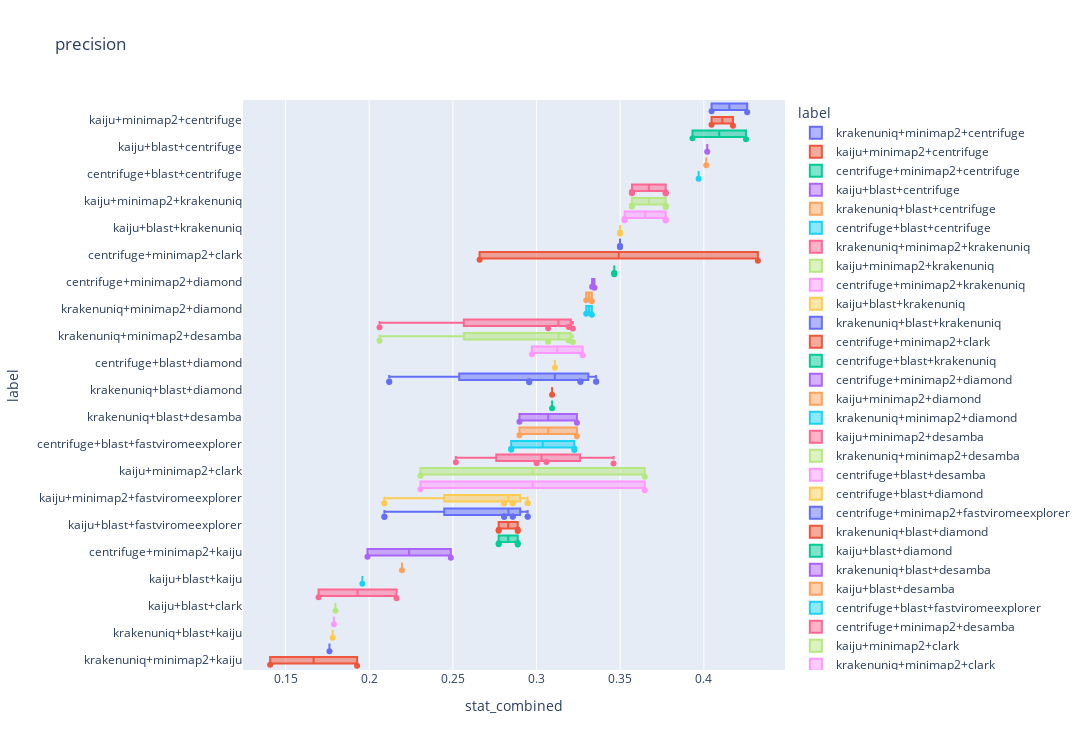

The cell this chart's notebook holds for it:
### Code cell
### boxplot analysis.

stats= ["precision", "ahelp", "coverage"]
stats= ["coverage" , "ref_proportion", "depth"]
stats= ["coverage", "precision"]
stats= ["rhelp", "precision"]
stats= ["precision", ]

##### selecting nodes by software
leaf_paths= pipe_tree.get_leaf_paths()
leaf_paths_index= {
    l: pipe_tree.node_index.loc[g] for l,g in leaf_paths.items()
}


stats_df= pipe_tree_df_pca.copy()


select_modules_dict= {
    #CS.PIPELINE_NAME_contig_classification: ["blast", "minimap2"],
    CS.PIPELINE_NAME_viral_enrichment: ["kaiju", "centrifuge", "krakenuniq"],
}

#select_modules_dict= {
#    CS.PIPELINE_NAME_contig_classification: ["blast", "minimap2"],
#}

select_modules_dict= {
    CS.PIPELINE_NAME_viral_enrichment: ["kaiju", "centrifuge", "krakenuniq"],
    CS.PIPELINE_NAME_contig_classification: ["blast", "minimap2"],
    CS.PIPELINE_NAME_read_classification: ["kaiju", "centrifuge", "krakenuniq", "diamond", "desamba", "clark", "fastviromeexplorer"],
}

def check_node_selected(row, select_modules_dict):
    all_found= 0
    node= row.name
    node_df= leaf_paths_index.get(node)
    final_name= []
    for m, soft_list in select_modules_dict.items():
        for s in soft_list:
            node= (m, s, "module")
            if node in list(node_df.node.values):
                final_name.append(s)
    
    if len(final_name):
        return "+".join(final_name)
    else:
        return None            


stats_df["label"]= stats_df.apply(lambda x: check_node_selected(x, select_modules_dict), axis=1)
stats_df= stats_df[stats_df["label"].notnull()]

#### plot boxplot
stats_df["stat_combined"]= stats_df[stats].prod(axis= 1)

plot_df_group_stats= stats_df[["stat_combined", "label"]].copy()
plot_df_group_stats= plot_df_group_stats.groupby("label").median().sort_values("stat_combined", ascending=False)
stats_df["median"]= stats_df["label"].map(plot_df_group_stats["stat_combined"].to_dict())
stats_df= stats_df.sort_values("median", ascending=False)

fig = px.box(stats_df, y="label", x="stat_combined", points="all", 
                color="label",    
                title = " * ".join(stats),            
             )

# y axis label


fig.update_layout(
    autosize=False,
    width=1200,
    height=750,)
fig.show()


### sns plot

fig = plt.figure(figsize=(10, 10))

fig= sns.boxplot(data=stats_df, y="label", x="stat_combined", palette="Set3")
fig.set_title(f"tech: {technology} stat:" + " * ".join(stats))

# x label 
xlbal= '+'.join(select_modules_dict.keys())
                
fig.set_xlabel(f"modules: {xlbal}")

plt.show(fig)

### Figure 1 — Plotly figure (JSON) as saved in the notebook; plotly's stock layout.template omitted (floating-point values rounded to 4 significant figures)
{"data": [{"alignmentgroup": "True", "boxpoints": "all", "hovertemplate": "label=%{y}<br>stat_combined=%{x}<extra></extra>", "legendgroup": "krakenuniq+minimap2+centrifuge", "marker": {"color": "#636efa"}, "name": "krakenuniq+minimap2+centrifuge", "notched": false, "offsetgroup": "krakenuniq+minimap2+centrifuge", "orientation": "h", "showlegend": true, "type": "box", "x": [0.4259, 0.4046], "x0": " ", "xaxis": "x", "y": ["krakenuniq+minimap2+centrifuge", "krakenuniq+minimap2+centrifuge"], "y0": " ", "yaxis": "y"}, {"alignmentgroup": "True", "boxpoints": "all", "hovertemplate": "label=%{y}<br>stat_combined=%{x}<extra></extra>", "legendgroup": "kaiju+minimap2+centrifuge", "marker": {"color": "#EF553B"}, "name": "kaiju+minimap2+centrifuge", "notched": false, "offsetgroup": "kaiju+minimap2+centrifuge", "orientation": "h", "showlegend": true, "type": "box", "x": [0.4046, 0.4174], "x0": " ", "xaxis": "x", "y": ["kaiju+minimap2+centrifuge", "kaiju+minimap2+centrifuge"], "y0": " ", "yaxis": "y"}, {"alignmentgroup": "True", "boxpoints": "all", "hovertemplate": "label=%{y}<br>stat_combined=%{x}<extra></extra>", "legendgroup": "centrifuge+minimap2+centrifuge", "marker": {"color": "#00cc96"}, "name": "centrifuge+minimap2+centrifuge", "notched": false, "offsetgroup": "centrifuge+minimap2+centrifuge", "orientation": "h", "showlegend": true, "type": "box", "x": [0.3932, 0.4252], "x0": " ", "xaxis": "x", "y": ["centrifuge+minimap2+centrifuge", "centrifuge+minimap2+centrifuge"], "y0": " ", "yaxis": "y"}, {"alignmentgroup": "True", "boxpoints": "all", "hovertemplate": "label=%{y}<br>stat_combined=%{x}<extra></extra>", "legendgroup": "kaiju+blast+centrifuge", "marker": {"color": "#ab63fa"}, "name": "kaiju+blast+centrifuge", "notched": false, "offsetgroup": "kaiju+blast+centrifuge", "orientation": "h", "showlegend": true, "type": "box", "x": [0.402], "x0": " ", "xaxis": "x", "y": ["kaiju+blast+centrifuge"], "y0": " ", "yaxis": "y"}, {"alignmentgroup": "True", "boxpoints": "all", "hovertemplate": "label=%{y}<br>stat_combined=%{x}<extra></extra>", "legendgroup": "krakenuniq+blast+centrifuge", "marker": {"color": "#FFA15A"}, "name": "krakenuniq+blast+centrifuge", "notched": false, "offsetgroup": "krakenuniq+blast+centrifuge", "orientation": "h", "showlegend": true, "type": "box", "x": [0.4014], "x0": " ", "xaxis": "x", "y": ["krakenuniq+blast+centrifuge"], "y0": " ", "yaxis": "y"}, {"alignmentgroup": "True", "boxpoints": "all", "hovertemplate": "label=%{y}<br>stat_combined=%{x}<extra></extra>", "legendgroup": "centrifuge+blast+centrifuge", "marker": {"color": "#19d3f3"}, "name": "centrifuge+blast+centrifuge", "notched": false, "offsetgroup": "centrifuge+blast+centrifuge", "orientation": "h", "showlegend": true, "type": "box", "x": [0.3969], "x0": " ", "xaxis": "x", "y": ["centrifuge+blast+centrifuge"], "y0": " ", "yaxis": "y"}, {"alignmentgroup": "True", "boxpoints": "all", "hovertemplate": "label=%{y}<br>stat_combined=%{x}<extra></extra>", "legendgroup": "krakenuniq+minimap2+krakenuniq", "marker": {"color": "#FF6692"}, "name": "krakenuniq+minimap2+krakenuniq", "notched": false, "offsetgroup": "krakenuniq+minimap2+krakenuniq", "orientation": "h", "showlegend": true, "type": "box", "x": [0.3772, 0.357, 0.357, 0.3772, 0.357, 0.3772], "x0": " ", "xaxis": "x", "y": ["krakenuniq+minimap2+krakenuniq", "krakenuniq+minimap2+krakenuniq", "krakenuniq+minimap2+krakenuniq", "krakenuniq+minimap2+krakenuniq", "krakenuniq+minimap2+krakenuniq", "krakenuniq+minimap2+krakenuniq"], "y0": " ", "yaxis": "y"}, {"alignmentgroup": "True", "boxpoints": "all", "hovertemplate": "label=%{y}<br>stat_combined=%{x}<extra></extra>", "legendgroup": "kaiju+minimap2+krakenuniq", "marker": {"color": "#B6E880"}, "name": "kaiju+minimap2+krakenuniq", "notched": false, "offsetgroup": "kaiju+minimap2+krakenuniq", "orientation": "h", "showlegend": true, "type": "box", "x": [0.3772, 0.357, 0.357, 0.357, 0.3772, 0.3772], "x0": " ", "xaxis": "x", "y": ["kaiju+minimap2+krakenuniq", "kaiju+minimap2+krakenuniq", "kaiju+minimap2+krakenuniq", "kaiju+minimap2+krakenuniq", "kaiju+minimap2+krakenuniq", "kaiju+minimap2+krakenuniq"], "y0": " ", "yaxis": "y"}, {"alignmentgroup": "True", "boxpoints": "all", "hovertemplate": "label=%{y}<br>stat_combined=%{x}<extra></extra>", "legendgroup": "centrifuge+minimap2+krakenuniq", "marker": {"color": "#FF97FF"}, "name": "centrifuge+minimap2+krakenuniq", "notched": false, "offsetgroup": "centrifuge+minimap2+krakenuniq", "orientation": "h", "showlegend": true, "type": "box", "x": [0.3772, 0.3772, 0.3772, 0.3527, 0.3527, 0.3527], "x0": " ", "xaxis": "x", "y": ["centrifuge+minimap2+krakenuniq", "centrifuge+minimap2+krakenuniq", "centrifuge+minimap2+krakenuniq", "centrifuge+minimap2+krakenuniq", "centrifuge+minimap2+krakenuniq", "centrifuge+minimap2+krakenuniq"], "y0": " ", "yaxis": "y"}, {"alignmentgroup": "True", "boxpoints": "all", "hovertemplate": "label=%{y}<br>stat_combined=%{x}<extra></extra>", "legendgroup": "kaiju+blast+krakenuniq", "marker": {"color": "#FECB52"}, "name": "kaiju+blast+krakenuniq", "notched": false, "offsetgroup": "kaiju+blast+krakenuniq", "orientation": "h", "showlegend": true, "type": "box", "x": [0.3499, 0.3499, 0.3499], "x0": " ", "xaxis": "x", "y": ["kaiju+blast+krakenuniq", "kaiju+blast+krakenuniq", "kaiju+blast+krakenuniq"], "y0": " ", "yaxis": "y"}, {"alignmentgroup": "True", "boxpoints": "all", "hovertemplate": "label=%{y}<br>stat_combined=%{x}<extra></extra>", "legendgroup": "krakenuniq+blast+krakenuniq", "marker": {"color": "#636efa"}, "name": "krakenuniq+blast+krakenuniq", "notched": false, "offsetgroup": "krakenuniq+blast+krakenuniq", "orientation": "h", "showlegend": true, "type": "box", "x": [0.3499, 0.3499, 0.3499], "x0": " ", "xaxis": "x", "y": ["krakenuniq+blast+krakenuniq", "krakenuniq+blast+krakenuniq", "krakenuniq+blast+krakenuniq"], "y0": " ", "yaxis": "y"}, {"alignmentgroup": "True", "boxpoints": "all", "hovertemplate": "label=%{y}<br>stat_combined=%{x}<extra></extra>", "legendgroup": "centrifuge+minimap2+clark", "marker": {"color": "#EF553B"}, "name": "centrifuge+minimap2+clark", "notched": false, "offsetgroup": "centrifuge+minimap2+clark", "orientation": "h", "showlegend": true, "type": "box", "x": [0.4323, 0.266], "x0": " ", "xaxis": "x", "y": ["centrifuge+minimap2+clark", "centrifuge+minimap2+clark"], "y0": " ", "yaxis": "y"}, {"alignmentgroup": "True", "boxpoints": "all", "hovertemplate": "label=%{y}<br>stat_combined=%{x}<extra></extra>", "legendgroup": "centrifuge+blast+krakenuniq", "marker": {"color": "#00cc96"}, "name": "centrifuge+blast+krakenuniq", "notched": false, "offsetgroup": "centrifuge+blast+krakenuniq", "orientation": "h", "showlegend": true, "type": "box", "x": [0.3464, 0.3464, 0.3464], "x0": " ", "xaxis": "x", "y": ["centrifuge+blast+krakenuniq", "centrifuge+blast+krakenuniq", "centrifuge+blast+krakenuniq"], "y0": " ", "yaxis": "y"}, {"alignmentgroup": "True", "boxpoints": "all", "hovertemplate": "label=%{y}<br>stat_combined=%{x}<extra></extra>", "legendgroup": "centrifuge+minimap2+diamond", "marker": {"color": "#ab63fa"}, "name": "centrifuge+minimap2+diamond", "notched": false, "offsetgroup": "centrifuge+minimap2+diamond", "orientation": "h", "showlegend": true, "type": "box", "x": [0.3332, 0.3346], "x0": " ", "xaxis": "x", "y": ["centrifuge+minimap2+diamond", "centrifuge+minimap2+diamond"], "y0": " ", "yaxis": "y"}, {"alignmentgroup": "True", "boxpoints": "all", "hovertemplate": "label=%{y}<br>stat_combined=%{x}<extra></extra>", "legendgroup": "kaiju+minimap2+diamond", "marker": {"color": "#FFA15A"}, "name": "kaiju+minimap2+diamond", "notched": false, "offsetgroup": "kaiju+minimap2+diamond", "orientation": "h", "showlegend": true, "type": "box", "x": [0.3331, 0.3297], "x0": " ", "xaxis": "x", "y": ["kaiju+minimap2+diamond", "kaiju+minimap2+diamond"], "y0": " ", "yaxis": "y"}, {"alignmentgroup": "True", "boxpoints": "all", "hovertemplate": "label=%{y}<br>stat_combined=%{x}<extra></extra>", "legendgroup": "krakenuniq+minimap2+diamond", "marker": {"color": "#19d3f3"}, "name": "krakenuniq+minimap2+diamond", "notched": false, "offsetgroup": "krakenuniq+minimap2+diamond", "orientation": "h", "showlegend": true, "type": "box", "x": [0.3331, 0.3297], "x0": " ", "xaxis": "x", "y": ["krakenuniq+minimap2+diamond", "krakenuniq+minimap2+diamond"], "y0": " ", "yaxis": "y"}, {"alignmentgroup": "True", "boxpoints": "all", "hovertemplate": "label=%{y}<br>stat_combined=%{x}<extra></extra>", "legendgroup": "kaiju+minimap2+desamba", "marker": {"color": "#FF6692"}, "name": "kaiju+minimap2+desamba", "notched": false, "offsetgroup": "kaiju+minimap2+desamba", "orientation": "h", "showlegend": true, "type": "box", "x": [0.3192, 0.307, 0.3217, 0.2062], "x0": " ", "xaxis": "x", "y": ["kaiju+minimap2+desamba", "kaiju+minimap2+desamba", "kaiju+minimap2+desamba", "kaiju+minimap2+desamba"], "y0": " ", "yaxis": "y"}, {"alignmentgroup": "True", "boxpoints": "all", "hovertemplate": "label=%{y}<br>stat_combined=%{x}<extra></extra>", "legendgroup": "krakenuniq+minimap2+desamba", "marker": {"color": "#B6E880"}, "name": "krakenuniq+minimap2+desamba", "notched": false, "offsetgroup": "krakenuniq+minimap2+desamba", "orientation": "h", "showlegend": true, "type": "box", "x": [0.2062, 0.3192, 0.307, 0.3217], "x0": " ", "xaxis": "x", "y": ["krakenuniq+minimap2+desamba", "krakenuniq+minimap2+desamba", "krakenuniq+minimap2+desamba", "krakenuniq+minimap2+desamba"], "y0": " ", "yaxis": "y"}, {"alignmentgroup": "True", "boxpoints": "all", "hovertemplate": "label=%{y}<br>stat_combined=%{x}<extra></extra>", "legendgroup": "centrifuge+blast+desamba", "marker": {"color": "#FF97FF"}, "name": "centrifuge+blast+desamba", "notched": false, "offsetgroup": "centrifuge+blast+desamba", "orientation": "h", "showlegend": true, "type": "box", "x": [0.2972, 0.3275], "x0": " ", "xaxis": "x", "y": ["centrifuge+blast+desamba", "centrifuge+blast+desamba"], "y0": " ", "yaxis": "y"}, {"alignmentgroup": "True", "boxpoints": "all", "hovertemplate": "label=%{y}<br>stat_combined=%{x}<extra></extra>", "legendgroup": "centrifuge+blast+diamond", "marker": {"color": "#FECB52"}, "name": "centrifuge+blast+diamond", "notched": false, "offsetgroup": "centrifuge+blast+diamond", "orientation": "h", "showlegend": true, "type": "box", "x": [0.311], "x0": " ", "xaxis": "x", "y": ["centrifuge+blast+diamond"], "y0": " ", "yaxis": "y"}, {"alignmentgroup": "True", "boxpoints": "all", "hovertemplate": "label=%{y}<br>stat_combined=%{x}<extra></extra>", "legendgroup": "centrifuge+minimap2+fastviromeexplorer", "marker": {"color": "#636efa"}, "name": "centrifuge+minimap2+fastviromeexplorer", "notched": false, "offsetgroup": "centrifuge+minimap2+fastviromeexplorer", "orientation": "h", "showlegend": true, "type": "box", "x": [0.212, 0.3262, 0.212, 0.3262, 0.2956, 0.3356, 0.2956, 0.3356], "x0": " ", "xaxis": "x", "y": ["centrifuge+minimap2+fastviromeexplorer", "centrifuge+minimap2+fastviromeexplorer", "centrifuge+minimap2+fastviromeexplorer", "centrifuge+minimap2+fastviromeexplorer", "centrifuge+minimap2+fastviromeexplorer", "centrifuge+minimap2+fastviromeexplorer", "centrifuge+minimap2+fastviromeexplorer", "centrifuge+minimap2+fastviromeexplorer"], "y0": " ", "yaxis": "y"}, {"alignmentgroup": "True", "boxpoints": "all", "hovertemplate": "label=%{y}<br>stat_combined=%{x}<extra></extra>", "legendgroup": "krakenuniq+blast+diamond", "marker": {"color": "#EF553B"}, "name": "krakenuniq+blast+diamond", "notched": false, "offsetgroup": "krakenuniq+blast+diamond", "orientation": "h", "showlegend": true, "type": "box", "x": [0.3093], "x0": " ", "xaxis": "x", "y": ["krakenuniq+blast+diamond"], "y0": " ", "yaxis": "y"}, {"alignmentgroup": "True", "boxpoints": "all", "hovertemplate": "label=%{y}<br>stat_combined=%{x}<extra></extra>", "legendgroup": "kaiju+blast+diamond", "marker": {"color": "#00cc96"}, "name": "kaiju+blast+diamond", "notched": false, "offsetgroup": "kaiju+blast+diamond", "orientation": "h", "showlegend": true, "type": "box", "x": [0.3093], "x0": " ", "xaxis": "x", "y": ["kaiju+blast+diamond"], "y0": " ", "yaxis": "y"}, {"alignmentgroup": "True", "boxpoints": "all", "hovertemplate": "label=%{y}<br>stat_combined=%{x}<extra></extra>", "legendgroup": "krakenuniq+blast+desamba", "marker": {"color": "#ab63fa"}, "name": "krakenuniq+blast+desamba", "notched": false, "offsetgroup": "krakenuniq+blast+desamba", "orientation": "h", "showlegend": true, "type": "box", "x": [0.2898, 0.3241], "x0": " ", "xaxis": "x", "y": ["krakenuniq+blast+desamba", "krakenuniq+blast+desamba"], "y0": " ", "yaxis": "y"}, {"alignmentgroup": "True", "boxpoints": "all", "hovertemplate": "label=%{y}<br>stat_combined=%{x}<extra></extra>", "legendgroup": "kaiju+blast+desamba", "marker": {"color": "#FFA15A"}, "name": "kaiju+blast+desamba", "notched": false, "offsetgroup": "kaiju+blast+desamba", "orientation": "h", "showlegend": true, "type": "box", "x": [0.2898, 0.3241], "x0": " ", "xaxis": "x", "y": ["kaiju+blast+desamba", "kaiju+blast+desamba"], "y0": " ", "yaxis": "y"}, {"alignmentgroup": "True", "boxpoints": "all", "hovertemplate": "label=%{y}<br>stat_combined=%{x}<extra></extra>", "legendgroup": "centrifuge+blast+fastviromeexplorer", "marker": {"color": "#19d3f3"}, "name": "centrifuge+blast+fastviromeexplorer", "notched": false, "offsetgroup": "centrifuge+blast+fastviromeexplorer", "orientation": "h", "showlegend": true, "type": "box", "x": [0.3226, 0.3226, 0.2848, 0.2848], "x0": " ", "xaxis": "x", "y": ["centrifuge+blast+fastviromeexplorer", "centrifuge+blast+fastviromeexplorer", "centrifuge+blast+fastviromeexplorer", "centrifuge+blast+fastviromeexplorer"], "y0": " ", "yaxis": "y"}, {"alignmentgroup": "True", "boxpoints": "all", "hovertemplate": "label=%{y}<br>stat_combined=%{x}<extra></extra>", "legendgroup": "centrifuge+minimap2+desamba", "marker": {"color": "#FF6692"}, "name": "centrifuge+minimap2+desamba", "notched": false, "offsetgroup": "centrifuge+minimap2+desamba", "orientation": "h", "showlegend": true, "type": "box", "x": [0.346, 0.3059, 0.2518, 0.3001], "x0": " ", "xaxis": "x", "y": ["centrifuge+minimap2+desamba", "centrifuge+minimap2+desamba", "centrifuge+minimap2+desamba", "centrifuge+minimap2+desamba"], "y0": " ", "yaxis": "y"}, {"alignmentgroup": "True", "boxpoints": "all", "hovertemplate": "label=%{y}<br>stat_combined=%{x}<extra></extra>", "legendgroup": "kaiju+minimap2+clark", "marker": {"color": "#B6E880"}, "name": "kaiju+minimap2+clark", "notched": false, "offsetgroup": "kaiju+minimap2+clark", "orientation": "h", "showlegend": true, "type": "box", "x": [0.3647, 0.2306], "x0": " ", "xaxis": "x", "y": ["kaiju+minimap2+clark", "kaiju+minimap2+clark"], "y0": " ", "yaxis": "y"}, {"alignmentgroup": "True", "boxpoints": "all", "hovertemplate": "label=%{y}<br>stat_combined=%{x}<extra></extra>", "legendgroup": "krakenuniq+minimap2+clark", "marker": {"color": "#FF97FF"}, "name": "krakenuniq+minimap2+clark", "notched": false, "offsetgroup": "krakenuniq+minimap2+clark", "orientation": "h", "showlegend": true, "type": "box", "x": [0.3647, 0.2306], "x0": " ", "xaxis": "x", "y": ["krakenuniq+minimap2+clark", "krakenuniq+minimap2+clark"], "y0": " ", "yaxis": "y"}, {"alignmentgroup": "True", "boxpoints": "all", "hovertemplate": "label=%{y}<br>stat_combined=%{x}<extra></extra>", "legendgroup": "kaiju+minimap2+fastviromeexplorer", "marker": {"color": "#FECB52"}, "name": "kaiju+minimap2+fastviromeexplorer", "notched": false, "offsetgroup": "kaiju+minimap2+fastviromeexplorer", "orientation": "h", "showlegend": true, "type": "box", "x": [0.2858, 0.2091, 0.2806, 0.2858, 0.2947, 0.2806, 0.2947, 0.2091], "x0": " ", "xaxis": "x", "y": ["kaiju+minimap2+fastviromeexplorer", "kaiju+minimap2+fastviromeexplorer", "kaiju+minimap2+fastviromeexplorer", "kaiju+minimap2+fastviromeexplorer", "kaiju+minimap2+fastviromeexplorer", "kaiju+minimap2+fastviromeexplorer", "kaiju+minimap2+fastviromeexplorer", "kaiju+minimap2+fastviromeexplorer"], "y0": " ", "yaxis": "y"}, {"alignmentgroup": "True", "boxpoints": "all", "hovertemplate": "label=%{y}<br>stat_combined=%{x}<extra></extra>", "legendgroup": "krakenuniq+minimap2+fastviromeexplorer", "marker": {"color": "#636efa"}, "name": "krakenuniq+minimap2+fastviromeexplorer", "notched": false, "offsetgroup": "krakenuniq+minimap2+fastviromeexplorer", "orientation": "h", "showlegend": true, "type": "box", "x": [0.2858, 0.2947, 0.2947, 0.2858, 0.2806, 0.2091, 0.2806, 0.2091], "x0": " ", "xaxis": "x", "y": ["krakenuniq+minimap2+fastviromeexplorer", "krakenuniq+minimap2+fastviromeexplorer", "krakenuniq+minimap2+fastviromeexplorer", "krakenuniq+minimap2+fastviromeexplorer", "krakenuniq+minimap2+fastviromeexplorer", "krakenuniq+minimap2+fastviromeexplorer", "krakenuniq+minimap2+fastviromeexplorer", "krakenuniq+minimap2+fastviromeexplorer"], "y0": " ", "yaxis": "y"}, {"alignmentgroup": "True", "boxpoints": "all", "hovertemplate": "label=%{y}<br>stat_combined=%{x}<extra></extra>", "legendgroup": "kaiju+blast+fastviromeexplorer", "marker": {"color": "#EF553B"}, "name": "kaiju+blast+fastviromeexplorer", "notched": false, "offsetgroup": "kaiju+blast+fastviromeexplorer", "orientation": "h", "showlegend": true, "type": "box", "x": [0.2774, 0.2888, 0.2888, 0.2774], "x0": " ", "xaxis": "x", "y": ["kaiju+blast+fastviromeexplorer", "kaiju+blast+fastviromeexplorer", "kaiju+blast+fastviromeexplorer", "kaiju+blast+fastviromeexplorer"], "y0": " ", "yaxis": "y"}, {"alignmentgroup": "True", "boxpoints": "all", "hovertemplate": "label=%{y}<br>stat_combined=%{x}<extra></extra>", "legendgroup": "krakenuniq+blast+fastviromeexplorer", "marker": {"color": "#00cc96"}, "name": "krakenuniq+blast+fastviromeexplorer", "notched": false, "offsetgroup": "krakenuniq+blast+fastviromeexplorer", "orientation": "h", "showlegend": true, "type": "box", "x": [0.2888, 0.2774, 0.2774, 0.2888], "x0": " ", "xaxis": "x", "y": ["krakenuniq+blast+fastviromeexplorer", "krakenuniq+blast+fastviromeexplorer", "krakenuniq+blast+fastviromeexplorer", "krakenuniq+blast+fastviromeexplorer"], "y0": " ", "yaxis": "y"}, {"alignmentgroup": "True", "boxpoints": "all", "hovertemplate": "label=%{y}<br>stat_combined=%{x}<extra></extra>", "legendgroup": "centrifuge+minimap2+kaiju", "marker": {"color": "#ab63fa"}, "name": "centrifuge+minimap2+kaiju", "notched": false, "offsetgroup": "centrifuge+minimap2+kaiju", "orientation": "h", "showlegend": true, "type": "box", "x": [0.2488, 0.199], "x0": " ", "xaxis": "x", "y": ["centrifuge+minimap2+kaiju", "centrifuge+minimap2+kaiju"], "y0": " ", "yaxis": "y"}, {"alignmentgroup": "True", "boxpoints": "all", "hovertemplate": "label=%{y}<br>stat_combined=%{x}<extra></extra>", "legendgroup": "centrifuge+blast+kaiju", "marker": {"color": "#FFA15A"}, "name": "centrifuge+blast+kaiju", "notched": false, "offsetgroup": "centrifuge+blast+kaiju", "orientation": "h", "showlegend": true, "type": "box", "x": [0.2196], "x0": " ", "xaxis": "x", "y": ["centrifuge+blast+kaiju"], "y0": " ", "yaxis": "y"}, {"alignmentgroup": "True", "boxpoints": "all", "hovertemplate": "label=%{y}<br>stat_combined=%{x}<extra></extra>", "legendgroup": "kaiju+blast+kaiju", "marker": {"color": "#19d3f3"}, "name": "kaiju+blast+kaiju", "notched": false, "offsetgroup": "kaiju+blast+kaiju", "orientation": "h", "showlegend": true, "type": "box", "x": [0.1959], "x0": " ", "xaxis": "x", "y": ["kaiju+blast+kaiju"], "y0": " ", "yaxis": "y"}, {"alignmentgroup": "True", "boxpoints": "all", "hovertemplate": "label=%{y}<br>stat_combined=%{x}<extra></extra>", "legendgroup": "kaiju+minimap2+kaiju", "marker": {"color": "#FF6692"}, "name": "kaiju+minimap2+kaiju", "notched": false, "offsetgroup": "kaiju+minimap2+kaiju", "orientation": "h", "showlegend": true, "type": "box", "x": [0.2163, 0.1697], "x0": " ", "xaxis": "x", "y": ["kaiju+minimap2+kaiju", "kaiju+minimap2+kaiju"], "y0": " ", "yaxis": "y"}, {"alignmentgroup": "True", "boxpoints": "all", "hovertemplate": "label=%{y}<br>stat_combined=%{x}<extra></extra>", "legendgroup": "kaiju+blast+clark", "marker": {"color": "#B6E880"}, "name": "kaiju+blast+clark", "notched": false, "offsetgroup": "kaiju+blast+clark", "orientation": "h", "showlegend": true, "type": "box", "x": [0.1798], "x0": " ", "xaxis": "x", "y": ["kaiju+blast+clark"], "y0": " ", "yaxis": "y"}, {"alignmentgroup": "True", "boxpoints": "all", "hovertemplate": "label=%{y}<br>stat_combined=%{x}<extra></extra>", "legendgroup": "centrifuge+blast+clark", "marker": {"color": "#FF97FF"}, "name": "centrifuge+blast+clark", "notched": false, "offsetgroup": "centrifuge+blast+clark", "orientation": "h", "showlegend": true, "type": "box", "x": [0.1789], "x0": " ", "xaxis": "x", "y": ["centrifuge+blast+clark"], "y0": " ", "yaxis": "y"}, {"alignmentgroup": "True", "boxpoints": "all", "hovertemplate": "label=%{y}<br>stat_combined=%{x}<extra></extra>", "legendgroup": "krakenuniq+blast+kaiju", "marker": {"color": "#FECB52"}, "name": "krakenuniq+blast+kaiju", "notched": false, "offsetgroup": "krakenuniq+blast+kaiju", "orientation": "h", "showlegend": true, "type": "box", "x": [0.1782], "x0": " ", "xaxis": "x", "y": ["krakenuniq+blast+kaiju"], "y0": " ", "yaxis": "y"}, {"alignmentgroup": "True", "boxpoints": "all", "hovertemplate": "label=%{y}<br>stat_combined=%{x}<extra></extra>", "legendgroup": "krakenuniq+blast+clark", "marker": {"color": "#636efa"}, "name": "krakenuniq+blast+clark", "notched": false, "offsetgroup": "krakenuniq+blast+clark", "orientation": "h", "showlegend": true, "type": "box", "x": [0.1763], "x0": " ", "xaxis": "x", "y": ["krakenuniq+blast+clark"], "y0": " ", "yaxis": "y"}, {"alignmentgroup": "True", "boxpoints": "all", "hovertemplate": "label=%{y}<br>stat_combined=%{x}<extra></extra>", "legendgroup": "krakenuniq+minimap2+kaiju", "marker": {"color": "#EF553B"}, "name": "krakenuniq+minimap2+kaiju", "notched": false, "offsetgroup": "krakenuniq+minimap2+kaiju", "orientation": "h", "showlegend": true, "type": "box", "x": [0.1408, 0.1928], "x0": " ", "xaxis": "x", "y": ["krakenuniq+minimap2+kaiju", "krakenuniq+minimap2+kaiju"], "y0": " ", "yaxis": "y"}], "layout": {"autosize": false, "boxmode": "overlay", "height": 750, "legend": {"title": {"text": "label"}, "tracegroupgap": 0}, "title": {"text": "precision"}, "width": 1200, "xaxis": {"anchor": "y", "domain": [0, 1], "title": {"text": "stat_combined"}}, "yaxis": {"anchor": "x", "categoryarray": ["krakenuniq+minimap2+kaiju", "krakenuniq+blast+clark", "krakenuniq+blast+kaiju", "centrifuge+blast+clark", "kaiju+blast+clark", "kaiju+minimap2+kaiju", "kaiju+blast+kaiju", "centrifuge+blast+kaiju", "centrifuge+minimap2+kaiju", "krakenuniq+blast+fastviromeexplorer", "kaiju+blast+fastviromeexplorer", "krakenuniq+minimap2+fastviromeexplorer", "kaiju+minimap2+fastviromeexplorer", "krakenuniq+minimap2+clark", "kaiju+minimap2+clark", "centrifuge+minimap2+desamba", "centrifuge+blast+fastviromeexplorer", "kaiju+blast+desamba", "krakenuniq+blast+desamba", "kaiju+blast+diamond", "krakenuniq+blast+diamond", "centrifuge+minimap2+fastviromeexplorer", "centrifuge+blast+diamond", "centrifuge+blast+desamba", "krakenuniq+minimap2+desamba", "kaiju+minimap2+desamba", "krakenuniq+minimap2+diamond", "kaiju+minimap2+diamond", "centrifuge+minimap2+diamond", "centrifuge+blast+krakenuniq", "centrifuge+minimap2+clark", "krakenuniq+blast+krakenuniq", "kaiju+blast+krakenuniq", "centrifuge+minimap2+krakenuniq", "kaiju+minimap2+krakenuniq", "krakenuniq+minimap2+krakenuniq", "centrifuge+blast+centrifuge", "krakenuniq+blast+centrifuge", "kaiju+blast+centrifuge", "centrifuge+minimap2+centrifuge", "kaiju+minimap2+centrifuge", "krakenuniq+minimap2+centrifuge"], "categoryorder": "array", "domain": [0, 1], "title": {"text": "label"}}}}
